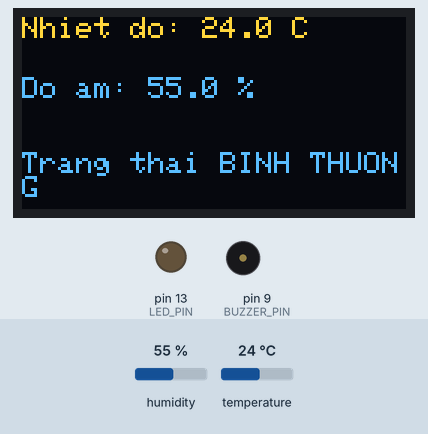
A sketch run on a simulated Arduino Uno, built with avr-gcc and run on an emulated ATmega328P. Shown: 128×64 one-colour display, output pins drawn as LEDs (lit = HIGH), buzzer (waves = sounding). Dashed ring = blinking. The inputs (shaded band) are chosen by the test bench; at power-on: temperature 24 °C, humidity 55 %. The OLED is the two-colour kind (top 16 rows yellow).

Above: at 3.2 s.
3.3 s: temperature set to 29 °C
At 5.4 s:
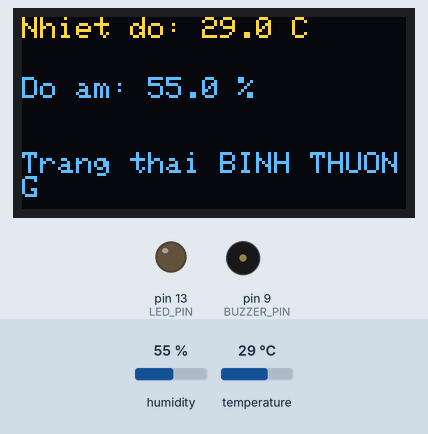
6.2 s: temperature set to 32 °C
At 9.3 s:
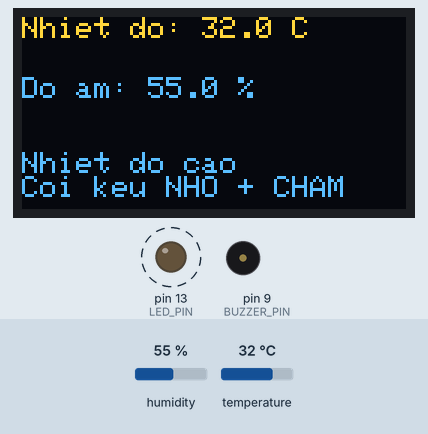
10.1 s: temperature set to 39 °C
15.5 s: temperature set to 42 °C
At 18.2 s:
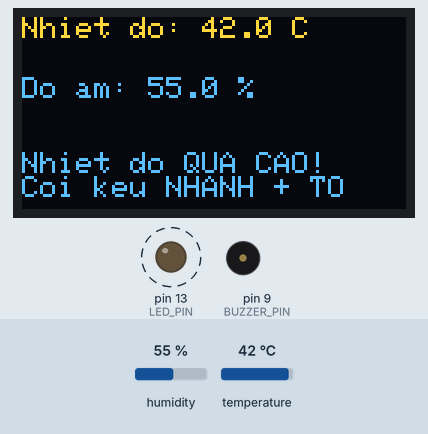
19.1 s: humidity set to 22 %
At 21.39 s:
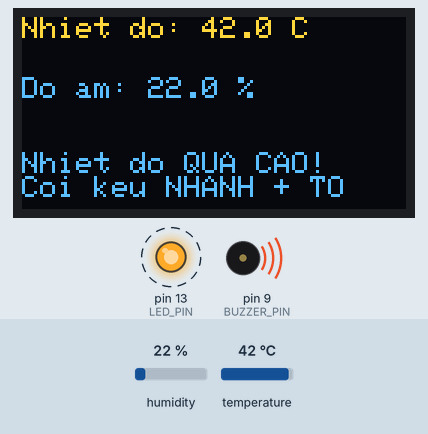
Timing chart, 0 to 23.3 s (numbered marks = the images above; inputs shaded):
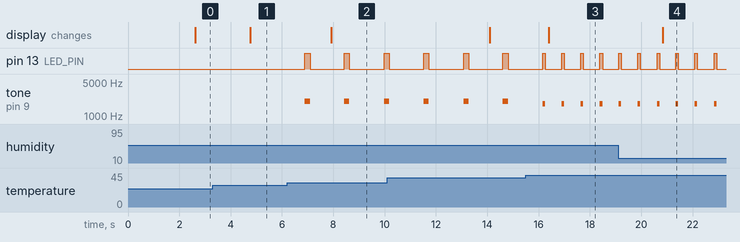

The sketch:

do-am-ko-khi.ino
```cpp
#include <Wire.h>
#include <Adafruit_GFX.h>
#include <Adafruit_SSD1306.h>
#include <DHT.h>

#define SCREEN_WIDTH 128
#define SCREEN_HEIGHT 64
#define OLED_RESET    -1
Adafruit_SSD1306 display(SCREEN_WIDTH, SCREEN_HEIGHT, &Wire, OLED_RESET);

#define DHTPIN 2
#define DHTTYPE DHT11
DHT dht(DHTPIN, DHTTYPE);

#define BUZZER_PIN 9   // phải dùng chân PWM để thay đổi âm lượng
#define LED_PIN 13

void setup() {
  Serial.begin(9600);

  pinMode(BUZZER_PIN, OUTPUT);
  digitalWrite(BUZZER_PIN, LOW);
  pinMode(LED_PIN, OUTPUT);
  digitalWrite(LED_PIN, LOW);

  dht.begin();

  // Khởi động OLED
  if(!display.begin(SSD1306_SWITCHCAPVCC, 0x3C)) { // Địa chỉ I2C thường là 0x3C hoặc 0x3D
    Serial.println(F("OLED không kết nối!"));
    for(;;);
  }
  display.clearDisplay();
  display.setTextSize(2);
  display.setTextColor(SSD1306_WHITE);
  display.setCursor(0,0);
  display.println(F("Starting..."));
  display.display();
  delay(2000);
}

void loop() {
  delay(500);

  float h = dht.readHumidity();
  float t = dht.readTemperature(); // độ C

  // Kiểm tra lỗi cảm biến
  if (isnan(h) || isnan(t)) {
    //Serial.println("Loi doc DHT11");      // hiện serial
    display.clearDisplay();
    display.setCursor(0,10);
    display.setTextSize(1);
    display.println(F("Loi cam bien DHT11!"));
    display.display();
    return;
  }
  //Serial.print("Nhiet do: ");
  //Serial.print(t);
  //Serial.print(" C | Do am: ");
  //Serial.print(h);
  //Serial.println(" %");

  display.clearDisplay();
  display.setTextSize(1);
  display.setCursor(0,0);
  display.print(F("Nhiet do: "));
  display.print(t, 1);
  display.print(F(" C"));

  display.setCursor(0,20);
  display.print(F("Do am: "));
  display.print(h, 1);
  display.print(F(" %"));

  // Tắt còi trước khi quyết định chế độ mới
  noTone(BUZZER_PIN);

  // 1. Nhiệt độ > 45°C và độ ẩm < 30% → còi to nhất, kêu liên tục
  if (t > 45.0 && h < 30.0) {
    //Serial.println("CANH BAO NGUY HIEM");
    display.setCursor(0,45);
    display.setTextSize(1);
    display.println(F("CANH BAO"));
    display.println(F("NGUY HIEM!"));

    tone(BUZZER_PIN, 1000); // tần số cao, âm lượng max (vì dùng tone) tone(chân, tần_số, thời_gian);
    digitalWrite(LED_PIN, HIGH);// LED sáng liên tục
    // lặp lại liên tục trong vòng loop
  }
  // 2. Nhiệt độ > 40°C → còi kêu nhanh + to
  else if (t > 40.0) {
    //Serial.println("Nhiet do QUA CAO");
    display.setCursor(0,45);
    display.setTextSize(1);
    display.println(F("Nhiet do QUA CAO!"));
    display.println(F("Coi keu NHANH + TO"));

    // Kêu nhanh 200ms bật - 200ms tắt
    tone(BUZZER_PIN, 1800);
    digitalWrite(LED_PIN, HIGH);
    delay(100);
    noTone(BUZZER_PIN);
    digitalWrite(LED_PIN, LOW);
    delay(100);
  }
  // 3. Nhiệt độ  → còi kêu chậm + nhỏ
  else if (t > 30.0) {
    //Serial.println("Nhiet do cao");
    display.setCursor(0,45);
    display.setTextSize(1);
    display.println(F("Nhiet do cao"));
    display.println(F("Coi keu NHO + CHAM"));

    // Kêu chậm 200ms bật - 800ms tắt
    tone(BUZZER_PIN, 2000); // tần số thấp hơn → âm trầm hơn
    digitalWrite(LED_PIN, HIGH);
    delay(200);
    noTone(BUZZER_PIN);
    digitalWrite(LED_PIN, LOW);
    delay(800);
  }
  // 4. Bình thường
  else {
    //Serial.println("Trang thai BINH THUONG");
    display.setCursor(0,45);
    display.println(F("Trang thai BINH THUONG"));
    noTone(BUZZER_PIN);
    digitalWrite(LED_PIN, LOW);
  }

  display.display();
}
```

Measured:
- the behaviour switches between 30 and 31 °C on temperature (found by bisection; images 1 and 2)
- the behaviour switches between 40 and 41 °C on temperature (found by bisection; images 2 and 3)
- after the input at 3.3 s, the display: changes after 1.5 s (image 1)
- after the input at 6.2 s, pin 13 (LED_PIN): alternates HIGH for 0.20 s and LOW for 1.3 s, starting after 0.69 s; tone on pin 9 (BUZZER_PIN): alternates 2000 Hz for 0.20 s and silent for 1.3 s, starting after 0.69 s; the display: changes after 1.7 s (image 2)
- after the input at 15.5 s, pin 13 (LED_PIN): alternates HIGH for 0.10 s and LOW for 0.63 s, starting after 0.76 s; tone on pin 9 (BUZZER_PIN): alternates 1800 Hz for 0.10 s and silent for 0.63 s, starting after 0.66 s; the display: changes after 0.89 s (image 3)
- after the input at 19.1 s, the display: changes after 1.7 s (image 4)
